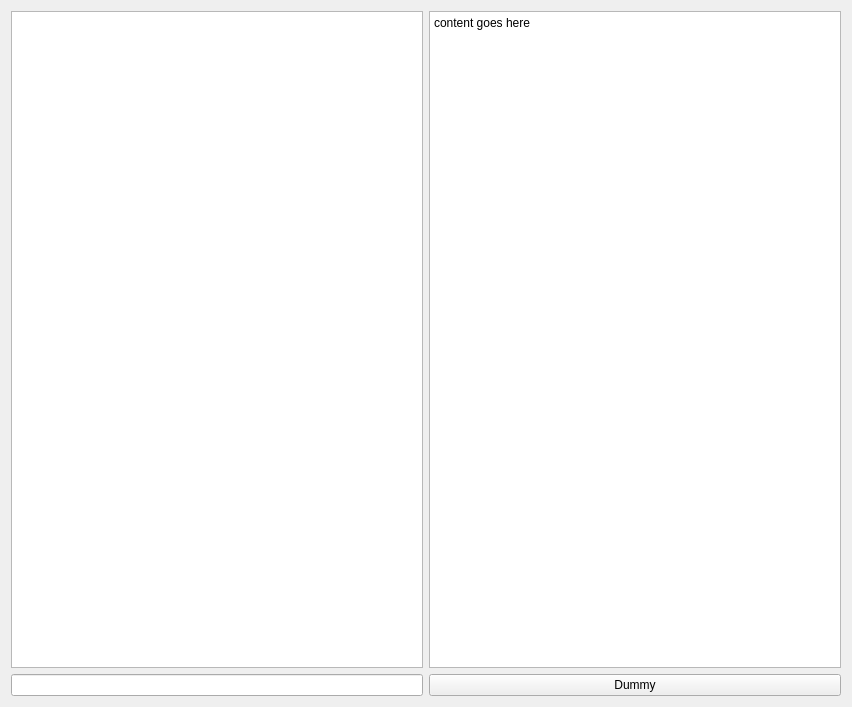
<?xml version="1.0" encoding="UTF-8"?>
<ui version="4.0">
 <class>Explorer</class>
 <widget class="QWidget" name="Explorer">
  <property name="geometry">
   <rect>
    <x>0</x>
    <y>0</y>
    <width>852</width>
    <height>707</height>
   </rect>
  </property>
  <property name="windowTitle">
   <string>Form</string>
  </property>
  <layout class="QGridLayout" name="gridLayout">
   <item row="0" column="2">
    <widget class="QPlainTextEdit" name="plainTextEdit">
     <property name="readOnly">
      <bool>true</bool>
     </property>
     <property name="plainText">
      <string>content goes here</string>
     </property>
    </widget>
   </item>
   <item row="0" column="1">
    <widget class="QTreeWidget" name="treeWidget">
     <attribute name="headerVisible">
      <bool>false</bool>
     </attribute>
     <column>
      <property name="text">
       <string notr="true">1</string>
      </property>
     </column>
    </widget>
   </item>
   <item row="1" column="2">
    <widget class="QPushButton" name="dummyButton">
     <property name="text">
      <string>Dummy</string>
     </property>
    </widget>
   </item>
   <item row="1" column="1">
    <widget class="QLineEdit" name="dummyEdit"/>
   </item>
  </layout>
 </widget>
 <resources/>
 <connections/>
</ui>
